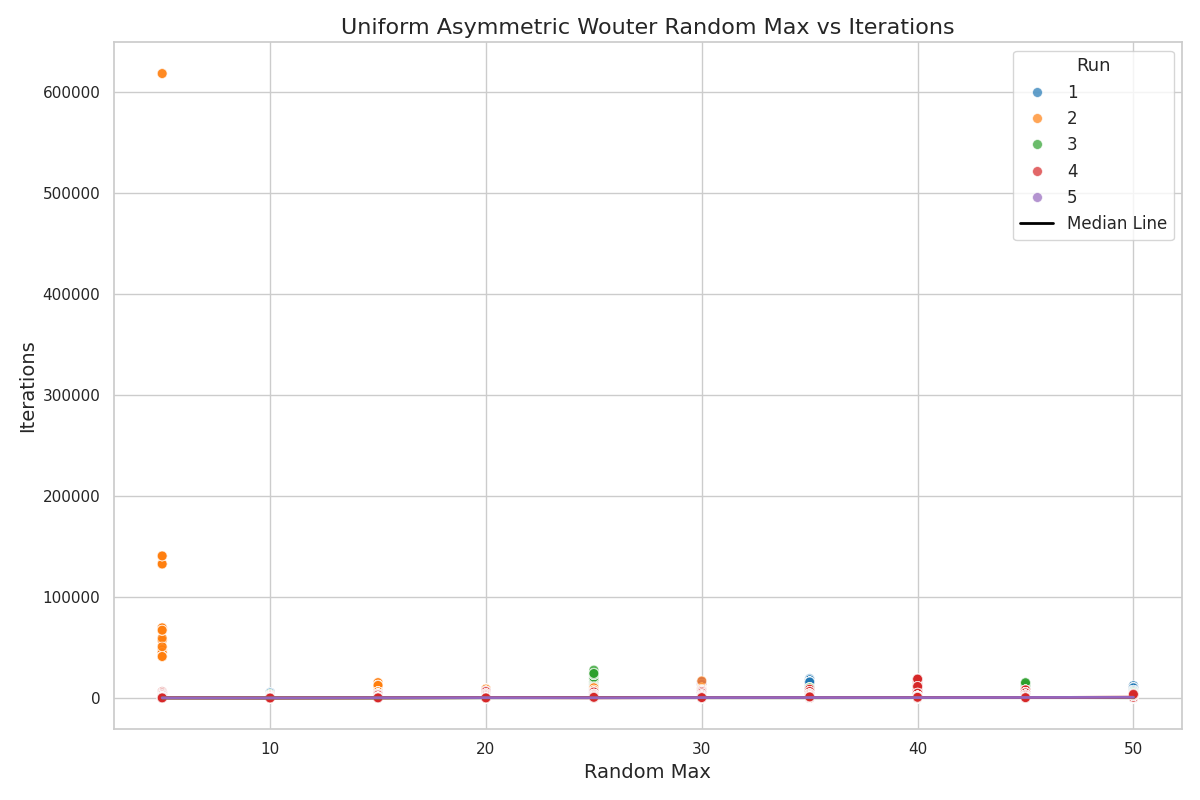

Write Python code to recreate this figure.
import os
import json
import matplotlib.pyplot as plt
import pandas as pd
import seaborn as sns

# Directory containing the JSON files
base_dir = "./CombinedData/uniform_asymmetric_wouter_size30"

# List to hold the extracted data
data = []

# Loop through the files to extract control values, iterations, and runs
for root, _, files in os.walk(base_dir):
    for file in files:
        if file.endswith('.json') and "wouter" in file:
            try:
                # Extract the control value from the filename
                control_value = int(file.split("_")[1])
                
                # Extract the run number from the directory name
                run_number = os.path.basename(root).lower().replace("run", "")
                run_number = int(run_number) if run_number.isdigit() else 0
                
                # Load the JSON file
                with open(os.path.join(root, file), 'r') as f:
                    json_data = json.load(f)
                
                # Extract iterations from the "results" section
                for key, value in json_data.get("results", {}).items():
                    if key.startswith("iteration_"):
                        iterations = value.get("iterations", None)
                        if iterations is not None:
                            data.append({
                                "Random Max": control_value,
                                "Iterations": iterations,
                                "Run": run_number
                            })
            except Exception as e:
                print(f"Error processing file {file}: {e}")

# Create a DataFrame for plotting
df = pd.DataFrame(data)

# Exclude run 2
#df = df[df["Run"] != 2]

# Calculate the median iterations per run for each control value
median_df = df.groupby(["Random Max", "Run"]).median().reset_index()

# Set up the plot
plt.figure(figsize=(12, 8))
sns.set(style="whitegrid")

# Scatter plot with color indicating run number
scatter = sns.scatterplot(
    data=df,
    x="Random Max",
    y="Iterations",
    hue="Run",
    palette="tab10",
    alpha=0.7,
    s=50
)

# Line plot for the median iterations per run
line = sns.lineplot(
    data=median_df,
    x="Random Max",
    y="Iterations",
    hue="Run",
    palette="tab10",
    linewidth=2,
    legend=False  # Hide duplicate legend for lineplot
)

# Add custom legend entry for the median line
handles, labels = scatter.get_legend_handles_labels()
handles.append(plt.Line2D([], [], color='black', linewidth=2, label='Median Line'))
plt.legend(handles=handles, title="Run", fontsize=12, title_fontsize=13, loc="best")

# Plot customization
plt.title("Uniform Asymmetric Wouter Random Max vs Iterations", fontsize=16)
plt.xlabel("Random Max", fontsize=14)
plt.ylabel("Iterations", fontsize=14)
plt.tight_layout()
plt.savefig("./Analysis/random-climbed-runs.png")
plt.show()
